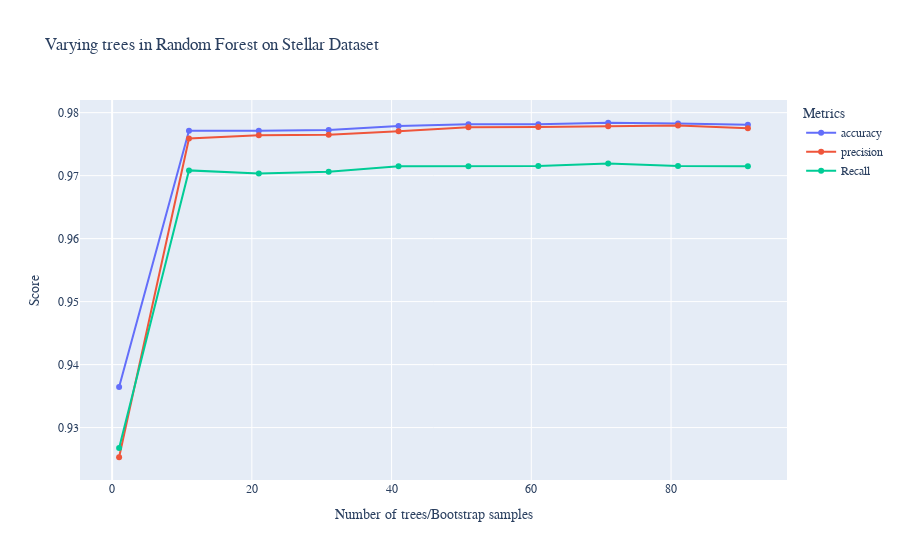

Write notebook code for a chart like this one.
### Code cell
fig = go.Figure()
fig.add_trace(go.Scatter(x=arr, y=acc_arr, name="accuracy"))
fig.add_trace(go.Scatter(x=arr, y=p_arr, name="precision"))
fig.add_trace(go.Scatter(x=arr, y=r_arr, name="Recall"))
fig.update_layout(
    title="Varying trees in Random Forest on Stellar Dataset",
    xaxis_title="Number of trees/Bootstrap samples",
    yaxis_title="Score",
    legend_title="Metrics",
    font = dict(
        family="Courier new, monospace"
    )
)
fig.show()

### Figure 1 — Plotly figure (JSON) as saved in the notebook; plotly's stock layout.template omitted (floating-point values rounded to 4 significant figures)
{"data": [{"name": "accuracy", "type": "scatter", "x": [1, 11, 21, 31, 41, 51, 61, 71, 81, 91], "y": [0.9364, 0.9771, 0.9771, 0.9773, 0.9779, 0.9782, 0.9782, 0.9784, 0.9783, 0.9781]}, {"name": "precision", "type": "scatter", "x": [1, 11, 21, 31, 41, 51, 61, 71, 81, 91], "y": [0.9253, 0.9759, 0.9764, 0.9765, 0.9771, 0.9777, 0.9777, 0.9778, 0.978, 0.9775]}, {"name": "Recall", "type": "scatter", "x": [1, 11, 21, 31, 41, 51, 61, 71, 81, 91], "y": [0.9268, 0.9708, 0.9703, 0.9706, 0.9715, 0.9715, 0.9715, 0.9719, 0.9715, 0.9715]}], "layout": {"font": {"family": "Courier new, monospace"}, "legend": {"title": {"text": "Metrics"}}, "title": {"text": "Varying trees in Random Forest on Stellar Dataset"}, "xaxis": {"title": {"text": "Number of trees/Bootstrap samples"}}, "yaxis": {"title": {"text": "Score"}}}}
